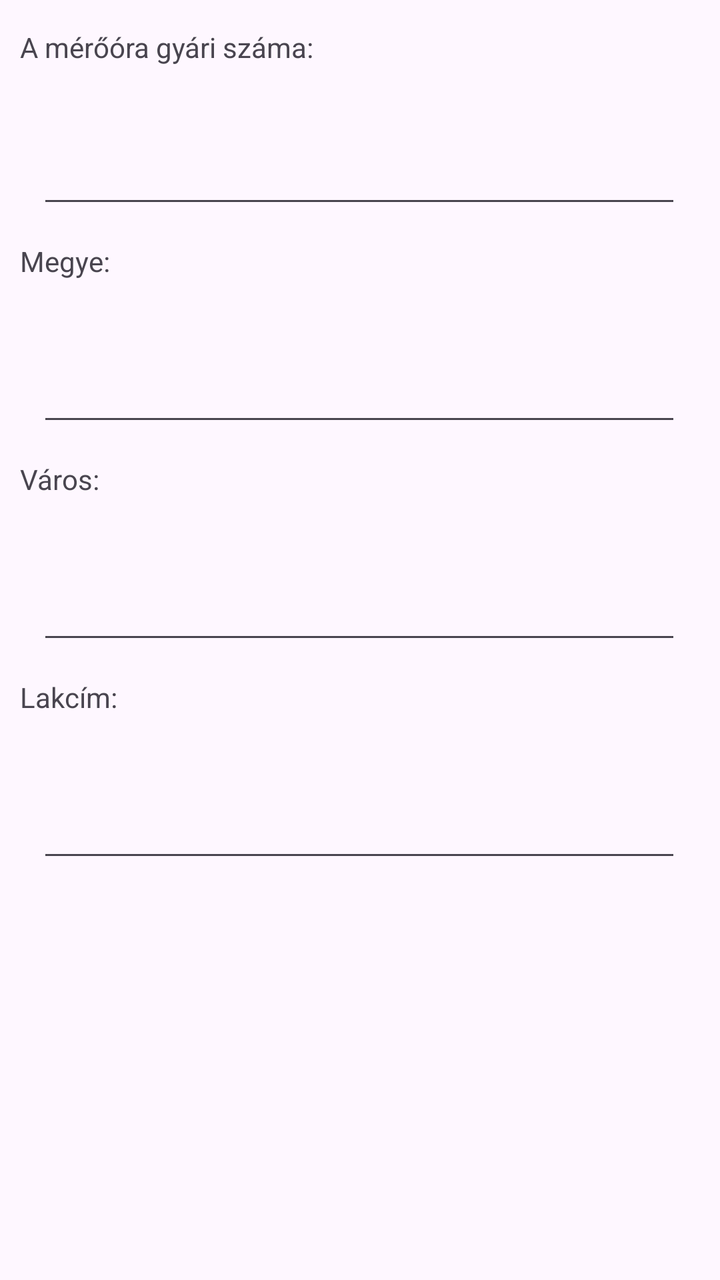
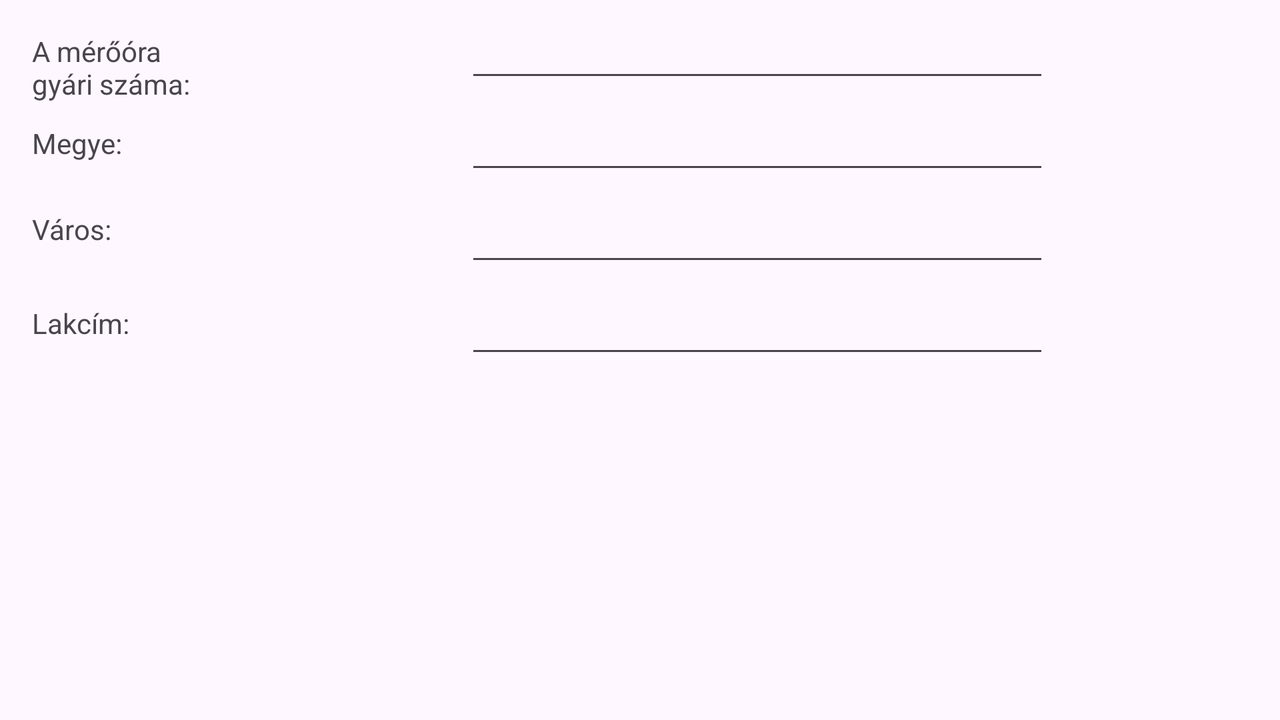

First picture: res/layout/ on a phone held upright. Second picture: the repository's own variant of that layout, on a device whose configuration matches the variant's folder. Source for both follows.
<!-- AndroidManifest.xml: application theme Theme.Gas_Meter -->
<!-- res/layout/fragment_new_gas_meter.xml -->
<?xml version="1.0" encoding="utf-8"?>
<androidx.constraintlayout.widget.ConstraintLayout xmlns:android="http://schemas.android.com/apk/res/android"
    xmlns:app="http://schemas.android.com/apk/res-auto"
    xmlns:tools="http://schemas.android.com/tools"
    android:layout_width="match_parent"
    android:layout_height="match_parent"
    tools:context=".Fragments.NewGasMeterFragment">
   
    <TextView
        android:layout_width="wrap_content"
        android:layout_height="wrap_content"
        android:layout_marginStart="10dp"
        android:layout_marginTop="16dp"
        android:layout_marginBottom="9dp"
        android:text="A mérőóra gyári száma:"
        app:layout_constraintBottom_toTopOf="@+id/gasId"
        app:layout_constraintStart_toStartOf="parent"
        app:layout_constraintTop_toTopOf="parent" />


    <TextView
        android:layout_width="wrap_content"
        android:layout_height="wrap_content"
        android:layout_marginStart="10dp"
        android:layout_marginBottom="9dp"
        android:text="Megye:"
        app:layout_constraintBottom_toTopOf="@+id/gasState"
        app:layout_constraintStart_toStartOf="parent" />

    <TextView
        android:layout_width="wrap_content"
        android:layout_height="wrap_content"
        android:layout_marginStart="10dp"
        android:layout_marginBottom="9dp"
        android:text="Város:"
        app:layout_constraintBottom_toTopOf="@+id/gasCity"
        app:layout_constraintStart_toStartOf="parent" />

    <TextView
        android:layout_width="wrap_content"
        android:layout_height="wrap_content"
        android:layout_marginStart="10dp"
        android:layout_marginBottom="9dp"
        android:text="Lakcím:"
        app:layout_constraintBottom_toTopOf="@+id/gasAdress"
        app:layout_constraintStart_toStartOf="parent" />


    <EditText
        android:id="@+id/gasId"
        android:layout_width="322dp"
        android:layout_height="69dp"
        android:layout_marginTop="40dp"
        app:layout_constraintEnd_toEndOf="parent"
        app:layout_constraintHorizontal_bias="0.494"
        app:layout_constraintStart_toStartOf="parent"
        app:layout_constraintTop_toTopOf="parent" />

    <EditText
        android:id="@+id/gasState"
        android:layout_width="322dp"
        android:layout_height="69dp"
        android:layout_marginTop="40dp"
        app:layout_constraintEnd_toEndOf="parent"
        app:layout_constraintHorizontal_bias="0.494"
        app:layout_constraintStart_toStartOf="parent"
        app:layout_constraintTop_toBottomOf="@+id/gasId" />

    <EditText
        android:id="@+id/gasCity"
        android:layout_width="322dp"
        android:layout_height="69dp"
        android:layout_marginTop="40dp"
        app:layout_constraintEnd_toEndOf="parent"
        app:layout_constraintHorizontal_bias="0.494"
        app:layout_constraintStart_toStartOf="parent"
        app:layout_constraintTop_toBottomOf="@+id/gasState" />

    <EditText
        android:id="@+id/gasAdress"
        android:layout_width="322dp"
        android:layout_height="69dp"
        android:layout_marginTop="40dp"
        app:layout_constraintEnd_toEndOf="parent"
        app:layout_constraintHorizontal_bias="0.494"
        app:layout_constraintStart_toStartOf="parent"
        app:layout_constraintTop_toBottomOf="@+id/gasCity" />

</androidx.constraintlayout.widget.ConstraintLayout>
<!-- resources referenced by this layout -->
<resources>
  <style name="Theme.Gas_Meter" parent="Base.Theme.Gas_Meter" />
  <style name="Base.Theme.Gas_Meter" parent="Theme.Material3.DayNight.NoActionBar">
          
          
      </style>
</resources>
<!-- res/layout-land/fragment_new_gas_meter.xml (the repository's variant of the layout above) -->
<!-- drawn on the phone turned sideways -->
<?xml version="1.0" encoding="utf-8"?>
<androidx.constraintlayout.widget.ConstraintLayout xmlns:android="http://schemas.android.com/apk/res/android"
    xmlns:app="http://schemas.android.com/apk/res-auto"
    xmlns:tools="http://schemas.android.com/tools"
    android:layout_width="match_parent"
    android:layout_height="match_parent"
    tools:context=".Fragments.NewGasMeterFragment">


    <TextView
        android:id="@+id/textView4"
        android:layout_width="80dp"
        android:layout_height="38dp"
        android:layout_marginStart="16dp"
        android:layout_marginTop="16dp"
        android:text="A mérőóra gyári száma:"
        app:layout_constraintStart_toStartOf="parent"
        app:layout_constraintTop_toTopOf="parent" />

    <TextView
        android:id="@+id/textView6"
        android:layout_width="wrap_content"
        android:layout_height="wrap_content"
        android:layout_marginStart="16dp"
        android:layout_marginTop="8dp"
        android:text="Megye:"
        app:layout_constraintStart_toStartOf="parent"
        app:layout_constraintTop_toBottomOf="@+id/textView4" />

    <TextView
        android:id="@+id/textView7"
        android:layout_width="wrap_content"
        android:layout_height="wrap_content"
        android:layout_marginStart="16dp"
        android:layout_marginTop="24dp"
        android:text="Város:"
        app:layout_constraintStart_toStartOf="parent"
        app:layout_constraintTop_toBottomOf="@+id/textView6" />

    <TextView
        android:layout_width="wrap_content"
        android:layout_height="wrap_content"
        android:layout_marginStart="16dp"
        android:layout_marginTop="28dp"
        android:text="Lakcím:"
        app:layout_constraintStart_toStartOf="parent"
        app:layout_constraintTop_toBottomOf="@+id/textView7" />

    <EditText
        android:id="@+id/gasId"
        android:layout_width="292dp"
        android:layout_height="30dp"
        android:layout_marginTop="16dp"
        app:layout_constraintEnd_toEndOf="parent"
        app:layout_constraintHorizontal_bias="0.669"
        app:layout_constraintStart_toStartOf="parent"
        app:layout_constraintTop_toTopOf="parent" />

    <EditText
        android:id="@+id/gasState"
        android:layout_width="292dp"
        android:layout_height="30dp"
        android:layout_marginTop="16dp"
        app:layout_constraintEnd_toEndOf="parent"
        app:layout_constraintHorizontal_bias="0.669"
        app:layout_constraintStart_toStartOf="parent"
        app:layout_constraintTop_toBottomOf="@+id/gasId" />

    <EditText
        android:id="@+id/gasCity"
        android:layout_width="292dp"
        android:layout_height="30dp"
        android:layout_marginTop="16dp"
        app:layout_constraintEnd_toEndOf="parent"
        app:layout_constraintHorizontal_bias="0.669"
        app:layout_constraintStart_toStartOf="parent"
        app:layout_constraintTop_toBottomOf="@+id/gasState" />

    <EditText
        android:id="@+id/gasAdress"
        android:layout_width="292dp"
        android:layout_height="30dp"
        android:layout_marginTop="16dp"
        app:layout_constraintEnd_toEndOf="parent"
        app:layout_constraintHorizontal_bias="0.669"
        app:layout_constraintStart_toStartOf="parent"
        app:layout_constraintTop_toBottomOf="@+id/gasCity" />

</androidx.constraintlayout.widget.ConstraintLayout>
